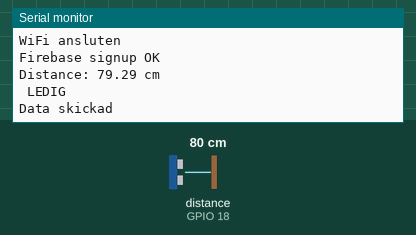
The sketch below on a simulated ESP32. Shown: the last lines printed to the serial monitor. Wiring (inferred from the names in the program): ultrasonic range finder: trigger GPIO 5; echo GPIO 18. The test bench sets the inputs (shaded band); at power-on: distance to the obstacle (sensor on GPIO 18) 80 cm. The echo pulse lasts 58.3 µs per cm; WiFi joins after 1.5 s; servers stay silent unless stated.

Above: at 2.7 s.
2.8 s: distance to the obstacle (sensor on GPIO 18) set to 2 cm
At 6.79 s:
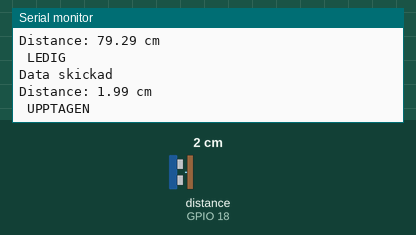
13.3 s: distance to the obstacle (sensor on GPIO 18) set to 4 cm
At 18.0 s:
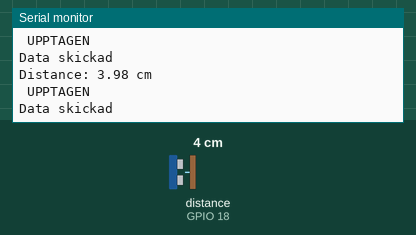
Timing chart, 0 to 19.5 s (numbered marks = the images above; inputs shaded):
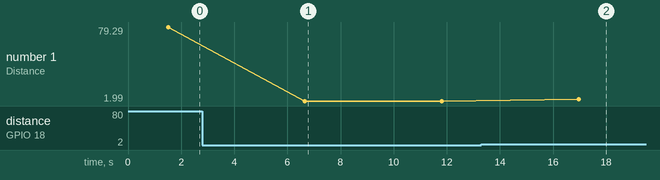

The sketch:

Ipp_esp-32.ino
```cpp
#include <WiFi.h>
#include <Firebase_ESP_Client.h>

// ===== WIFI =====
#define WIFI_SSID "Abels_iphone"
#define WIFI_PASSWORD "12345789"

// ===== FIREBASE =====
#define API_KEY "AIzaSyAMIWDurP4Aw-6_ax4OtXYRx3SVC-EsEf8"
#define DATABASE_URL "https://ipp-databas-default-rtdb.europe-west1.firebasedatabase.app/"

// ===== SENSOR PINS =====
#define TRIG_PIN 5
#define ECHO_PIN 18

FirebaseData fbdo;
FirebaseAuth auth;
FirebaseConfig config;

long duration;
float distance;

void setup() {
  Serial.begin(115200);

  pinMode(TRIG_PIN, OUTPUT);
  pinMode(ECHO_PIN, INPUT);

  // WiFi anslutning
  WiFi.begin(WIFI_SSID, WIFI_PASSWORD);
  Serial.print("Ansluter till WiFi");

  while (WiFi.status() != WL_CONNECTED) {
    Serial.print(".");
    delay(300);
  }

  Serial.println();
  Serial.print("IP-adress: ");
  Serial.println(WiFi.localIP());

  Serial.println("\nWiFi ansluten ");

  // Firebase setup
  config.api_key = API_KEY;
  config.database_url = DATABASE_URL;

    if (Firebase.signUp(&config, &auth, "", "")) {
    Serial.println("Firebase signup OK");
  } else {
    Serial.printf("Signup error: %s\n", config.signer.signupError.message.c_str());
  }

  Firebase.begin(&config, &auth);
  Firebase.reconnectWiFi(true);
}

void loop() {

  // === Mät avstånd ===
  digitalWrite(TRIG_PIN, LOW);
  delayMicroseconds(2);

  digitalWrite(TRIG_PIN, HIGH);
  delayMicroseconds(10);

  digitalWrite(TRIG_PIN, LOW);

  duration = pulseIn(ECHO_PIN, HIGH);
  distance = duration * 0.034 / 2;

  Serial.print("Distance: ");
  Serial.print(distance);
  Serial.println(" cm");

  // === Avgör status ===
  String status;

  if (distance < 50) {
    status = "occupied";
    Serial.println(" UPPTAGEN");
  } else {
    status = "free";
    Serial.println(" LEDIG");
  }

  // === Skicka till Firebase ===
  if (Firebase.RTDB.setString(&fbdo, "parking/spot1/status", status)) {
    Serial.println("Data skickad ");
  } else {
    Serial.println("Fel:");
    Serial.println(fbdo.errorReason());
  }

  delay(5000); // uppdatera var 5:e sekund
}
```

Measured:
- after the input at 2.8 s, the serial monitor: prints a new line after 3.9 s (image 1)
- after the input at 13.3 s, the serial monitor: prints a new line after 3.7 s (image 2)
- plotted number 1: 79.29 → 1.99 after the input at 2.8 s, 1.99 → 3.98 after the input at 13.3 s
